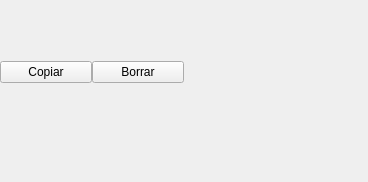
<?xml version="1.0" encoding="UTF-8"?>
<ui version="4.0">
 <class>LibraryActionsMenu</class>
 <widget class="QWidget" name="LibraryActionsMenu">
  <property name="geometry">
   <rect>
    <x>0</x>
    <y>0</y>
    <width>368</width>
    <height>182</height>
   </rect>
  </property>
  <property name="minimumSize">
   <size>
    <width>0</width>
    <height>0</height>
   </size>
  </property>
  <property name="maximumSize">
   <size>
    <width>368</width>
    <height>182</height>
   </size>
  </property>
  <property name="windowTitle">
   <string>Form</string>
  </property>
  <property name="styleSheet">
   <string notr="true" />
  </property>
  <layout class="QVBoxLayout" name="verticalLayout">
   <property name="spacing">
    <number>0</number>
   </property>
   <property name="margin">
    <number>0</number>
   </property>
   <item>
    <widget class="QWidget" name="arrowCont2" native="true">
     <layout class="QHBoxLayout" name="horizontalLayout_3">
      <item>
       <spacer name="horizontalSpacer_2">
        <property name="orientation">
         <enum>Qt::Horizontal</enum>
        </property>
        <property name="sizeHint" stdset="0">
         <size>
          <width>57</width>
          <height>28</height>
         </size>
        </property>
       </spacer>
      </item>
      <item>
       <widget class="QLabel" name="topArrowLbl">
        <property name="text">
         <string />
        </property>
        <property name="indent">
         <number>0</number>
        </property>
       </widget>
      </item>
      <item>
       <spacer name="horizontalSpacer_3">
        <property name="orientation">
         <enum>Qt::Horizontal</enum>
        </property>
        <property name="sizeHint" stdset="0">
         <size>
          <width>57</width>
          <height>28</height>
         </size>
        </property>
       </spacer>
      </item>
     </layout>
    </widget>
   </item>
   <item>
    <widget class="QWidget" name="horizontalWidget" native="true">
     <layout class="QHBoxLayout" name="horizontalLayout_2">
      <property name="spacing">
       <number>0</number>
      </property>
      <property name="margin">
       <number>0</number>
      </property>
      <item>
       <widget class="QFrame" name="popupCont">
        <property name="minimumSize">
         <size>
          <width>0</width>
          <height>52</height>
         </size>
        </property>
        <property name="maximumSize">
         <size>
          <width>14142</width>
          <height>74</height>
         </size>
        </property>
        <layout class="QHBoxLayout" name="horizontalLayout">
         <property name="spacing">
          <number>0</number>
         </property>
         <property name="margin">
          <number>0</number>
         </property>
         <item>
          <widget class="FastQPushButton" name="copyActionBtn">
           <property name="sizePolicy">
            <sizepolicy hsizetype="Expanding" vsizetype="Fixed">
             <horstretch>0</horstretch>
             <verstretch>0</verstretch>
            </sizepolicy>
           </property>
           <property name="focusPolicy">
            <enum>Qt::NoFocus</enum>
           </property>
           <property name="text">
            <string>Copiar</string>
           </property>
          </widget>
         </item>
         <item>
          <widget class="FastQPushButton" name="deleteActionBtn">
           <property name="sizePolicy">
            <sizepolicy hsizetype="Expanding" vsizetype="Fixed">
             <horstretch>0</horstretch>
             <verstretch>0</verstretch>
            </sizepolicy>
           </property>
           <property name="focusPolicy">
            <enum>Qt::NoFocus</enum>
           </property>
           <property name="text">
            <string>Borrar</string>
           </property>
          </widget>
         </item>
        </layout>
       </widget>
      </item>
      <item>
       <spacer name="horizontalSpacer">
        <property name="orientation">
         <enum>Qt::Horizontal</enum>
        </property>
        <property name="sizeHint" stdset="0">
         <size>
          <width>1</width>
          <height>28</height>
         </size>
        </property>
       </spacer>
      </item>
     </layout>
    </widget>
   </item>
   <item>
    <widget class="QWidget" name="arrowCont" native="true">
     <property name="maximumSize">
      <size>
       <width>16777215</width>
       <height>27</height>
      </size>
     </property>
     <widget class="QLabel" name="bottomArrowLbl">
      <property name="geometry">
       <rect>
        <x>50</x>
        <y>0</y>
        <width>34</width>
        <height>24</height>
       </rect>
      </property>
      <property name="text">
       <string />
      </property>
      <property name="indent">
       <number>0</number>
      </property>
     </widget>
    </widget>
   </item>
   <item>
    <spacer name="verticalSpacer">
     <property name="orientation">
      <enum>Qt::Vertical</enum>
     </property>
     <property name="sizeHint" stdset="0">
      <size>
       <width>28</width>
       <height>57</height>
      </size>
     </property>
    </spacer>
   </item>
  </layout>
 </widget>
 <customwidgets>
  <customwidget>
   <class>FastQPushButton</class>
   <extends>QPushButton</extends>
   <header>FastQPushButton.h</header>
  </customwidget>
 </customwidgets>
 <resources />
 <connections />
</ui>
